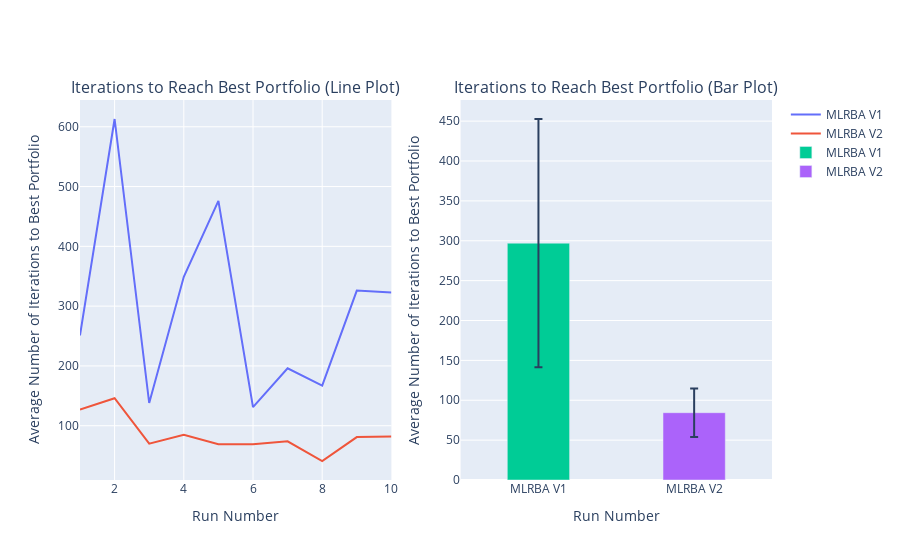

Notebook code for this chart:
### Code cell
import plotly.graph_objects as go
from plotly.subplots import make_subplots

fig = make_subplots(
    rows=1, cols=2,
    subplot_titles=[
        "Iterations to Reach Best Portfolio (Line Plot)",
        "Iterations to Reach Best Portfolio (Bar Plot)"
    ],)

fig.add_trace(
    go.Scatter(x=list(range(1, num_runs + 1)), y=best_iterations_v1, mode='lines', name='MLRBA V1'),
    row=1, col=1
)
fig.add_trace(
    go.Scatter(x=list(range(1, num_runs + 1)), y=best_iterations_v2, mode='lines', name='MLRBA V2'),
    row=1, col=1
)
fig.update_xaxes(title_text='Run Number', row=1, col=1)
fig.update_yaxes(title_text='Average Number of Iterations to Best Portfolio', row=1, col=1)

fig.add_trace(
    go.Bar(x=['MLRBA V1'], y=[average_iteration_v1], name='MLRBA V1', width=0.4,
           error_y=dict(type='data', array=[std_dev_v1], visible=True)),
    row=1, col=2
)
fig.add_trace(
    go.Bar(x=['MLRBA V2'], y=[average_iteration_v2], name='MLRBA V2', width=0.4,
           error_y=dict(type='data', array=[std_dev_v2], visible=True)),
    row=1, col=2
)
fig.update_xaxes(title_text='Run Number', row=1, col=2)
fig.update_yaxes(title_text='Average Number of Iterations to Best Portfolio', row=1, col=2)

fig.show()

### Figure 1 — Plotly figure (JSON) as saved in the notebook; plotly's stock layout.template omitted (floating-point values rounded to 4 significant figures)
{"data": [{"mode": "lines", "name": "MLRBA V1", "type": "scatter", "x": [1, 2, 3, 4, 5, 6, 7, 8, 9, 10], "xaxis": "x", "y": [251, 613, 138, 349, 476, 131, 196, 167, 326, 323], "yaxis": "y"}, {"mode": "lines", "name": "MLRBA V2", "type": "scatter", "x": [1, 2, 3, 4, 5, 6, 7, 8, 9, 10], "xaxis": "x", "y": [127, 146, 70, 85, 69, 69, 74, 41, 81, 82], "yaxis": "y"}, {"error_y": {"array": [155.7], "type": "data", "visible": true}, "name": "MLRBA V1", "type": "bar", "width": 0.4, "x": ["MLRBA V1"], "xaxis": "x2", "y": [297], "yaxis": "y2"}, {"error_y": {"array": [30.37], "type": "data", "visible": true}, "name": "MLRBA V2", "type": "bar", "width": 0.4, "x": ["MLRBA V2"], "xaxis": "x2", "y": [84.4], "yaxis": "y2"}], "layout": {"annotations": [{"font": {"size": 16}, "showarrow": false, "text": "Iterations to Reach Best Portfolio (Line Plot)", "x": 0.225, "xanchor": "center", "xref": "paper", "y": 1, "yanchor": "bottom", "yref": "paper"}, {"font": {"size": 16}, "showarrow": false, "text": "Iterations to Reach Best Portfolio (Bar Plot)", "x": 0.775, "xanchor": "center", "xref": "paper", "y": 1, "yanchor": "bottom", "yref": "paper"}], "xaxis": {"anchor": "y", "domain": [0, 0.45], "title": {"text": "Run Number"}}, "xaxis2": {"anchor": "y2", "domain": [0.55, 1], "title": {"text": "Run Number"}}, "yaxis": {"anchor": "x", "domain": [0, 1], "title": {"text": "Average Number of Iterations to Best Portfolio"}}, "yaxis2": {"anchor": "x2", "domain": [0, 1], "title": {"text": "Average Number of Iterations to Best Portfolio"}}}}
